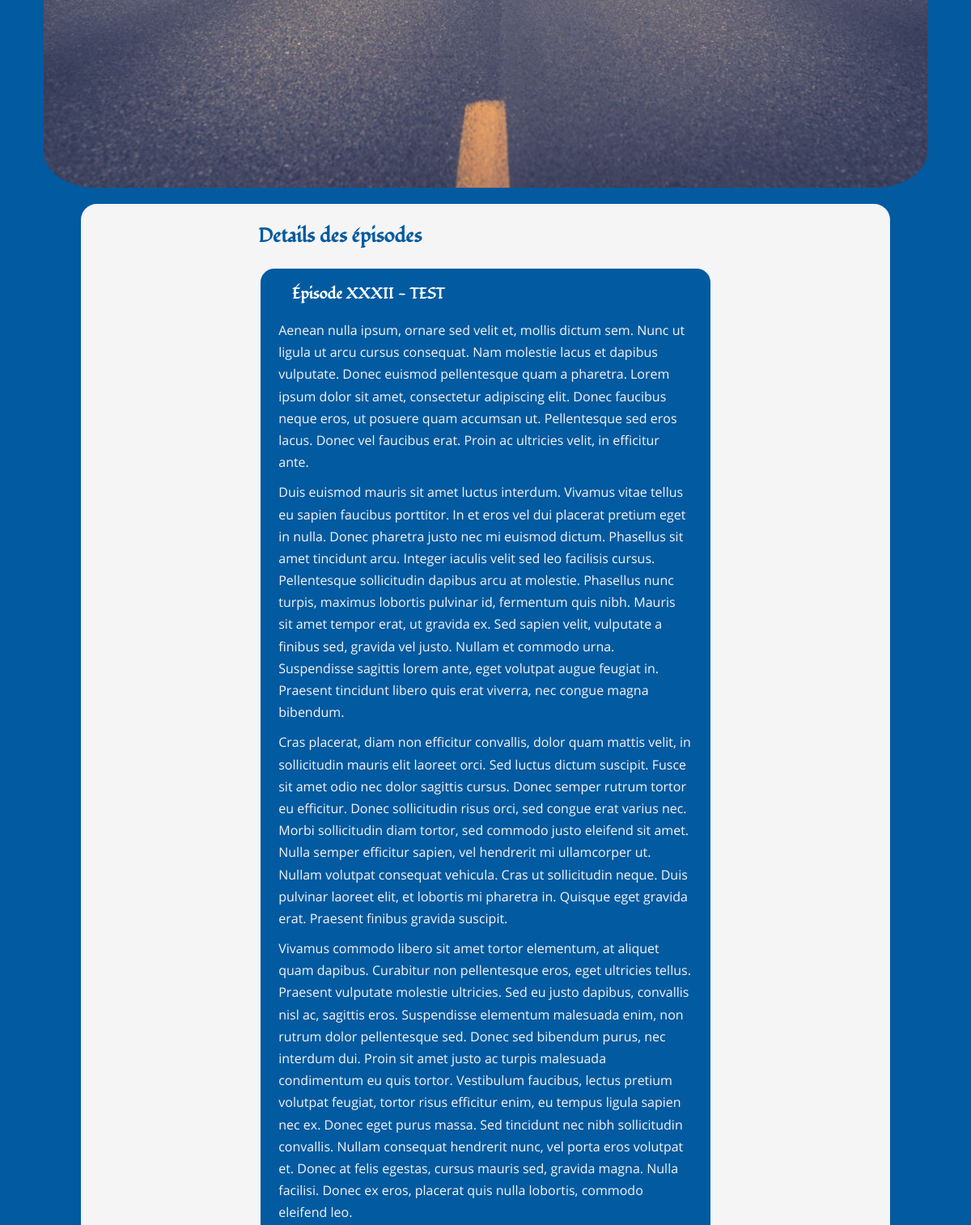
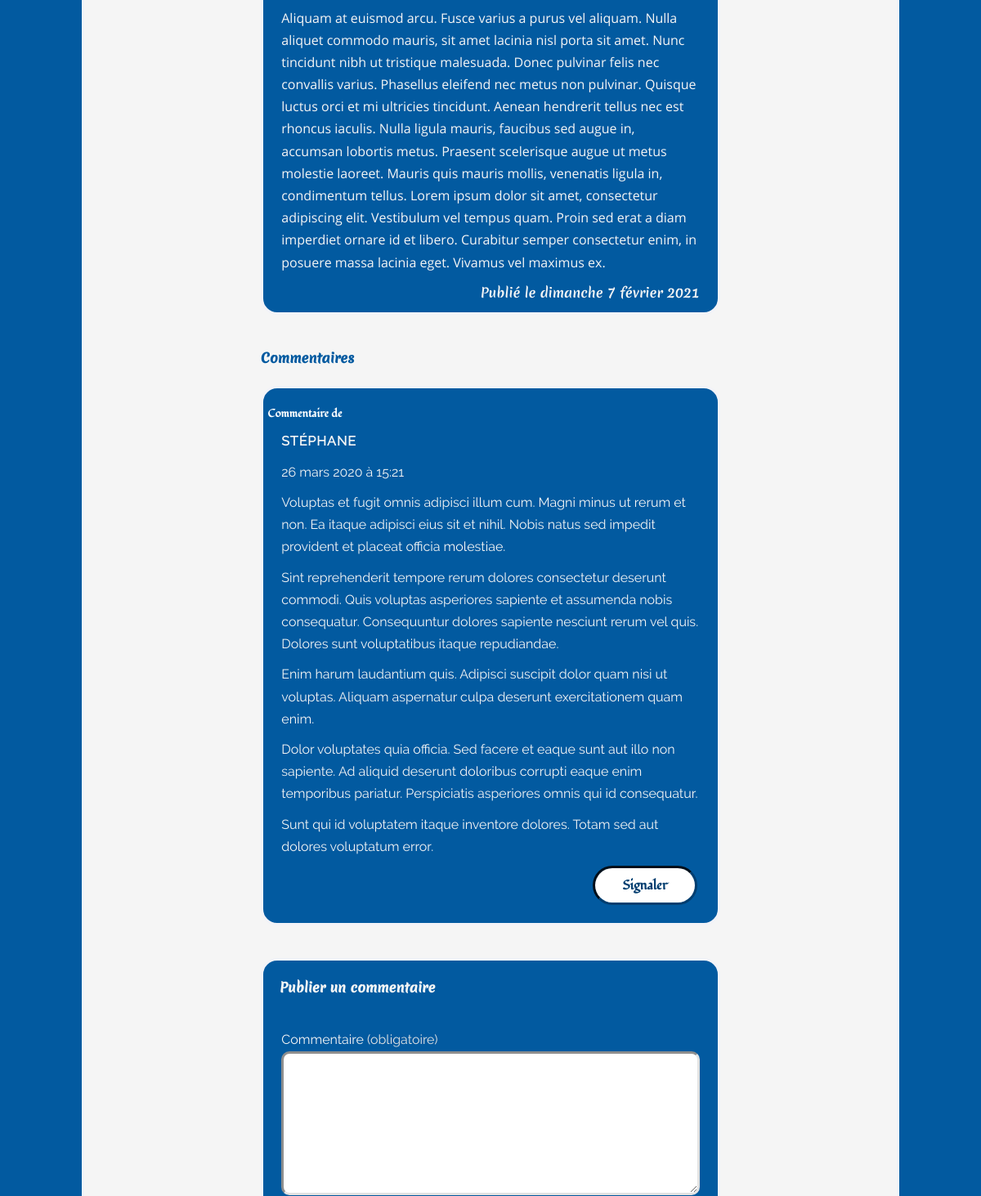
Page /index.php?action=detailofepisode&id=99999/ (middle part) on the earlier database version (2 pictures, top to bottom).
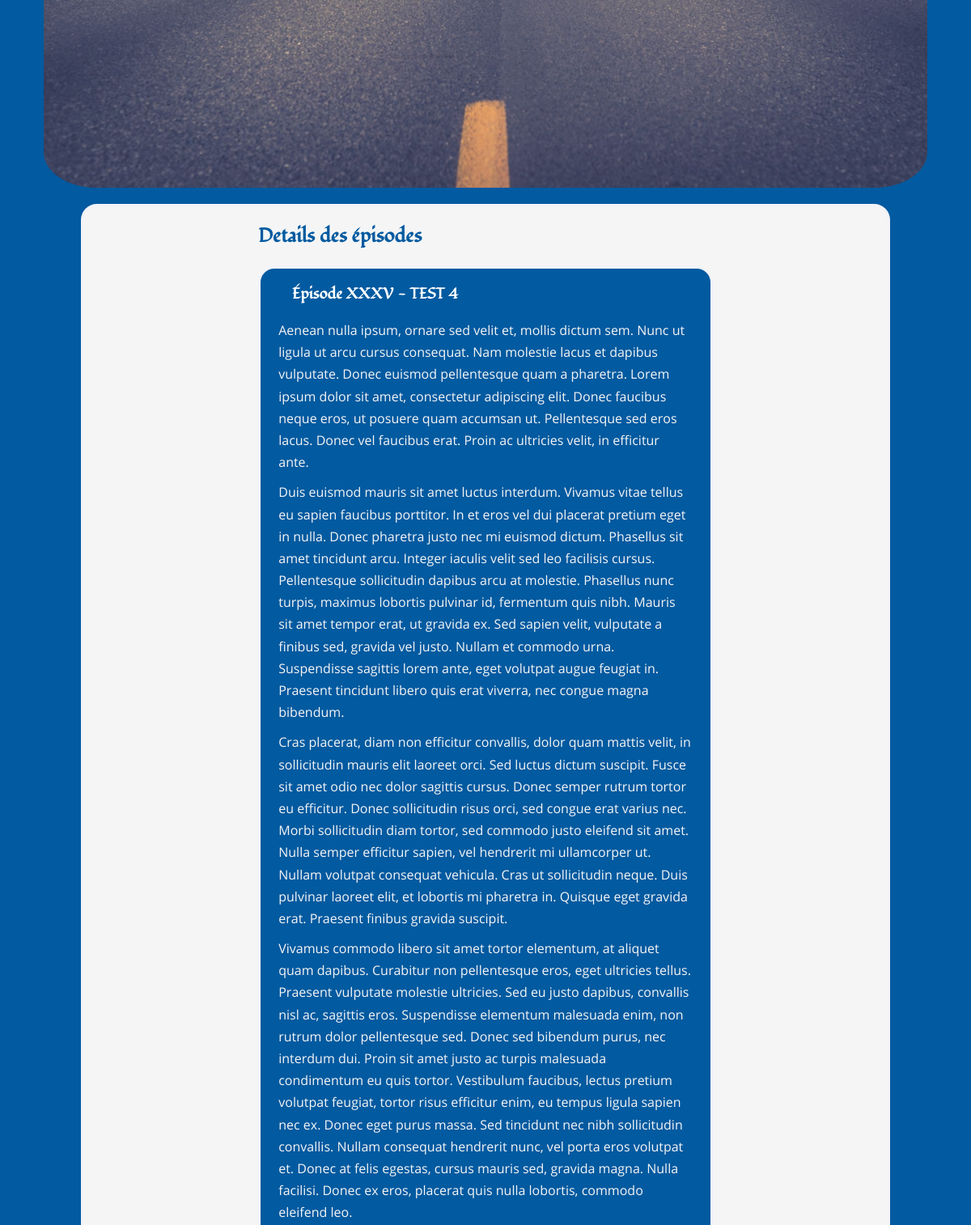
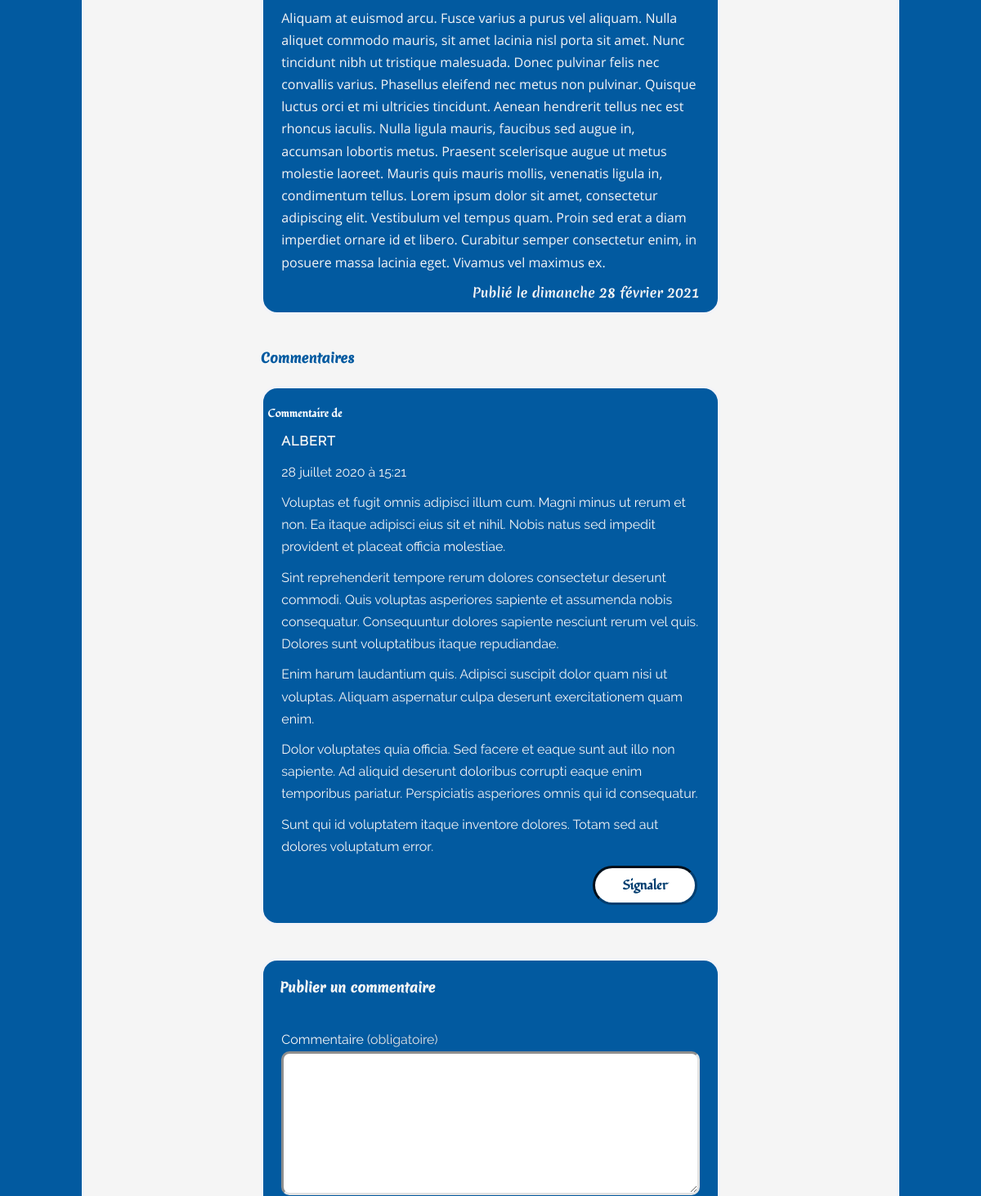
Same page on the later database version (2 pictures, top to bottom).
### tables this page shows
CREATE TABLE IF NOT EXISTS `Episodes` (
  `id` int(11) NOT NULL AUTO_INCREMENT,
  `title` varchar(255) NOT NULL,
  `introduction` text NOT NULL,
  `content` text NOT NULL,
  `episode_created_the` datetime NOT NULL,
  PRIMARY KEY (`id`)
);

CREATE TABLE IF NOT EXISTS `Comments` (
  `id` int(11) NOT NULL AUTO_INCREMENT,
  `pseudo` varchar(255) NOT NULL,
  `author` varchar(255) NOT NULL,
  `comment` text NOT NULL,
  `comment_created_the` datetime NOT NULL,
  `episode_id` int(11) NOT NULL,
  PRIMARY KEY (`id`),
  CONSTRAINT `fk_episodes_id` FOREIGN KEY (`episode_id`) REFERENCES `Episodes`(`id`) ON DELETE CASCADE
);

### src/View/View.php (called while the page is built, shortened)
<?php
class View
{
    public function render(array $data): void
    {
        require_once "..\\templates\\frontoffice\\${data['template']}.html.php";
        $content = ob_get_clean();
        require_once '..\templates\frontoffice\layout.html.php';
    }
}

### public/index.php (called while the page is built, shortened)
<?php
$router = new Router();
$router->run();

### src/Model/PostManager.php (called while the page is built, shortened)
<?php
class PostManager
{
    private $database;
    public function __construct(Database $database)
    {
        $this->database = $database->getPdo();
    }
    public function findId(int $id) : ?array
    {
        $request = $this->database->prepare('SET lc_time_names = \'fr_FR\';');
        $request->execute();
        $request = $this->database->prepare('SELECT id, title, content, CONCAT_WS(\' \', \'le\', DAYNAME(episode_created_the), DAY(episode_created_the), MONTHNAME(episode_created_the), YEAR(episode_created_the)) AS date_episode_created_the FROM episodes WHERE id=:id');
        $request->execute(['id' => $id]);
        return $request->fetch();
    }
}

### src/Service/Database.php (called while the page is built, shortened)
<?php
class Database
{
    private $database;
    public function __construct()
    {
        $this->database = new \PDO('mysql:host=localhost;dbname=openclassrooms_project4;port=3306;charset=utf8mb4', 'root', 'vFaGsjLk8WpkQtxYJ8XZXAf690shjBzW', [
            \PDO::ATTR_ERRMODE => \PDO::ERRMODE_EXCEPTION,
            \PDO::ATTR_DEFAULT_FETCH_MODE => \PDO::FETCH_ASSOC
        ]);
    }
    public function getPdo(): \PDO
    {
        return $this->database;
    }
}

### src/Model/commentManager.php (called while the page is built, shortened)
<?php
class CommentManager
{
    private $database;
    public function __construct(Database $database)
    {
        $this->database = $database->getPdo();
    }
    public function getComments(int $id) : ?array
    {
        $request = $this->database->prepare('SET lc_time_names = \'fr_FR\';');
        $request->execute();
        $request = $this->database->prepare('SELECT id, author, comment, DATE_FORMAT(comment_created_the, \'%e %M %Y à %H:%i\') AS date_comment_created_the, episode_id FROM comments WHERE episode_id=:episode_id ORDER BY comment_created_the DESC');
        $request->execute(['episode_id' => $id]);
        return $request->fetchAll();
    }
}

### templates/frontoffice/detailofepisode.html.php (the view, shortened to what this page needs)
<section class="sectionDisplayEpisode">
    <h2>Details des épisodes</h2>
    <article>
        <h3>Épisode <?=$data['episode']['title']?></h3>
        <?=$data['episode']['content']?>
        <p class="pCreatedAt">Publié <?=$data['episode']['date_episode_created_the']?></p>
    </article>
</section>
<section class="sectionDisplayComments">
    <h4 class="sectionH4TitleComments">Commentaires</h4>
    <?php foreach($data['allcomment'] as $post): ?>
    <article>
        <h5>Commentaire de </h5>
        <p class="pAuthorComments"><?=$post['author']?></p>
        <p class="pDateComments"><?=$post['date_comment_created_the']?> </p>
        <?=$post['comment']?>
        <div class="buttonReport">
            <a href="index.php?action=reportComment&id=<?=$post['episode_id']?>" class="linkToTheReportOfThePostComment">Signaler</a>
        </div>
    </article>
    <?php endforeach; ?>
</section>
<section class="sectionPostComment">
    <h4 class="sectionH4TitlePostComment"> Publier un commentaire</h4>
        <form class="commentForm" action="index.php?action=addComment&id=<?=$data['episode']['id']?>" method="post">
            <p class="commentFormComment">
                <label for="comment">Commentaire <span>(obligatoire)</span> </label>
                <textarea name="comment" id="comment" rows="10" cols="50" required></textarea>
            </p>
        </form>
</section>

### src/Service/Router.php (shortened to what this page needs)
<?php
class Router
{
    private PostController $postController;
    private array $get;
    public function __construct()
    {
        $this->database = new Database();
        $this->postManager = new PostManager($this->database);
        $this->commentManager = new CommentManager($this->database);
        $this->view = new View();
        $this->postController = new PostController($this->postManager, $this->commentManager, $this->view);
        $this->get = $_GET;
    }
    public function run(): void
    {
        $action = isset($this->get['action']) ? $this->get['action'] : 'home';
        if ($action === 'home') {
            $this->postController->displayHomeWithTheLastThreeEpisodes();
        } elseif ($action === 'detailofepisode' && isset($this->get['id'])) {
            $this->postController->displayDetailOfEpisode((int)$this->get['id']);
        } elseif ($action === 'listofepisodes') {
            $this->postController->displayListOfEpisodes();
        } else {
            echo "Error 404 - cette page n'existe pas<br><a href=http://localhost:8000/?action=home>Aller Ici</a>";
        }
    }
}

### src/Controller/Frontoffice/PostController.php (shortened to what this page needs)
<?php
class PostController
{
    private PostManager $postManager;
    private CommentManager $commentManager;
    private View $view;
    public function __construct(PostManager $postManager, CommentManager $commentManager, View $view)
    {
        $this->postManager = $postManager;
        $this->commentManager = $commentManager;
        $this->view = $view;
    }
    public function displayDetailOfEpisode(int $id): void
    {
        $data_episode = $this->postManager->findId($id);
        $data_comments = $this->commentManager->getComments($id);
        if ($data_episode !== null) {
            $this->view->render(['template' => 'detailofepisode', 'episode' => $data_episode, 'allcomment' => $data_comments]);
        } elseif ($data_episode === null) {
            echo '<h1>faire une redirection vers la page d\'erreur, il n\'y pas de post</h1><a href="index.php?action=home">Accueil</a><br>';
        }
    }
}

### templates/frontoffice/layout.html.php (shortened to what this page needs)
<!DOCTYPE html>
<html lang="fr">
    <head>
        <link rel="stylesheet" type="text/css" href="css/style.css">
    </head>
    <body>
        <header>
                <div class="classImg">
                    <img id="imgHeader" src="./images/image-1920-1080.jpg" alt="Longue route avec rangée d'arbres et au fond, vue de la montagne enneignée" />
                </div>
        </header>
        <main>
            <?=$content?>
        </main>
    </body>
</html>

### public/css/style.css (style rules this page uses)
html { font-size: 100%; font-family: 'merienda_oneregular', Arial, sans-serif, serif; font-weight: 400; color: #FFF; box-sizing: border-box; }
*, *::before, *::after { box-sizing: inherit; }
html, body { margin:0; padding:0; }
body { font-size: 1rem; background-color: #025AA0; display: flex; flex-direction: column; align-items: center; }
a { color: white; text-decoration: none; }
.classImg { display: flex; }
.classImg img { margin: auto; width: 91vw; height: auto; border-radius: 6%; }
main { display: flex; flex-direction: column; align-items: center; margin: 20px; }
section h2 { font-family: 'fondamentoregular', Arial, sans-serif, serif; }
article { display: flex; flex-direction: column; margin-top: 20px; color: whitesmoke; border: 3px solid rgb(242, 243, 248); border-radius: 20px; background-color: #025AA0; }
article:last-child { margin-bottom: 20px; }
article h3, article h4, article h5 { color: #FFF; padding-left: 7%; font-family: 'fondamentoregular', Arial, sans-serif, serif; }
article h5 { margin-bottom: 0; padding-left: 1%; }
p { line-height: 1.7; padding: 0 4%; margin-top: 0; margin-bottom: 10px; font-family: 'open_sansregular'; }
.pCreatedAt { font-family: 'merienda_oneregular', Arial, sans-serif, serif; text-align: end; }
.sectionDisplayComments p { font-family: 'ralewayregular','open_sansregular', sans-serif; }
.pAuthorComments { text-transform: uppercase; letter-spacing: 1px; margin-top: 11px; margin-bottom: 11px; font-weight: 600; }
.pDateComments { color: #F5F5F5; }
.sectionPostComment { display: flex; flex-direction: column; margin-top: 20px; color: whitesmoke; border: 3px solid rgb(242, 243, 248); border-radius: 20px; background-color: #025AA0; }
.sectionH4TitlePostComment { margin-left: 20px; }
form { box-sizing: border-box; }
form p, form input, form textarea, form .inputTypeSubmitPublishComment { font-family: 'ralewayregular','open_sansregular', sans-serif; }
form p { margin-top: 3%; margin-bottom: 3%; }
label { display: block; }
span { color: #e2e2e2; }
textarea { width: 100%; }
input[type="text"], textarea { transition: border 3s ease, background-color 3s ease, color 3s ease; border: inset #e2e2e2; background-color: #FFF; color: #000000; font-weight: 600; border-radius: 10px; padding: 10px; }
.buttonReport { display:inline-flex; width: 100%; }
.linkToTheRestOfThePost, .linkReadTheEntireEpisode, .inputTypeSubmitPublishComment, .linkToTheReportOfThePostComment { width: 8rem; text-align: center; transition: border 1.3s ease, background-color 1.3s ease, color 0.7s ease; background-color: #FFF; color: #013E70; border: inset #013E70; border-radius: 2em; padding: 10px 10px; font-weight: 600; font-family: 'fondamentoregular', Arial, sans-serif, serif; margin-left: 4.5%; margin-bottom: 4%; align-self: flex-start; }
.linkToTheReportOfThePostComment { margin-left: 72.5%; }
@media all and (min-width: 600px) and (min-resolution: 1dppx) { p { width: 556px; } }
@media all and (min-width: 1024px) and (min-resolution: 1dppx) { main { width: 1000px; border: 3px solid rgb(242, 243, 248); border-radius: 20px; background-color: #f5f5f5; } }
@media all and (min-width: 1024px) and (min-resolution: 1dppx) { section h2, .sectionH4TitleComments { color: #025AA0; } }

Differences in the rows shown:
no longer on this page (row edited): comments: author "STÉPHANE", date_comment_created_the "26 mars 2020 à 15:21", comment "Voluptas et fugit omnis adipisci illum cum. Magni minus ut rerum et non. Ea itaque adipisci eius sit et nihil. Nobis natus sed impedit provident et placeat officia molestiae. Sint reprehenderit tempore rerum dolores consectetur deserunt commodi. Quis voluptas asperiores sapiente et assumenda nobis consequatur. Consequuntur dolores sapiente nesciunt rerum vel quis. Dolores sunt voluptatibus itaque repudiandae. Enim harum laudantium quis. Adipisci suscipit dolor quam nisi ut voluptas. Aliquam aspernatur culpa deserunt exercitationem quam enim. Dolor voluptates quia officia. Sed facere et eaque sunt aut illo non sapiente. Ad aliquid deserunt doloribus corrupti eaque enim temporibus pariatur.…"
changed episodes: title "XXXII - TEST" → "XXXV - TEST 4"
added comments: author "ALBERT", date_comment_created_the "28 juillet 2020 à 15:21", comment "Voluptas et fugit omnis adipisci illum cum. Magni minus ut rerum et non. Ea itaque adipisci eius sit et nihil. Nobis natus sed impedit provident et placeat officia molestiae. Sint reprehenderit tempore rerum dolores consectetur deserunt commodi. Quis voluptas asperiores sapiente et assumenda nobis consequatur. Consequuntur dolores sapiente nesciunt rerum vel quis. Dolores sunt voluptatibus itaque repudiandae. Enim harum laudantium quis. Adipisci suscipit dolor quam nisi ut voluptas. Aliquam aspernatur culpa deserunt exercitationem quam enim. Dolor voluptates quia officia. Sed facere et eaque sunt aut illo non sapiente. Ad aliquid deserunt doloribus corrupti eaque enim temporibus pariatur.…"
Other differences:
$data['episode']['date_episode_created_the']: "le dimanche 7 février 2021" → "le dimanche 28 février 2021"
